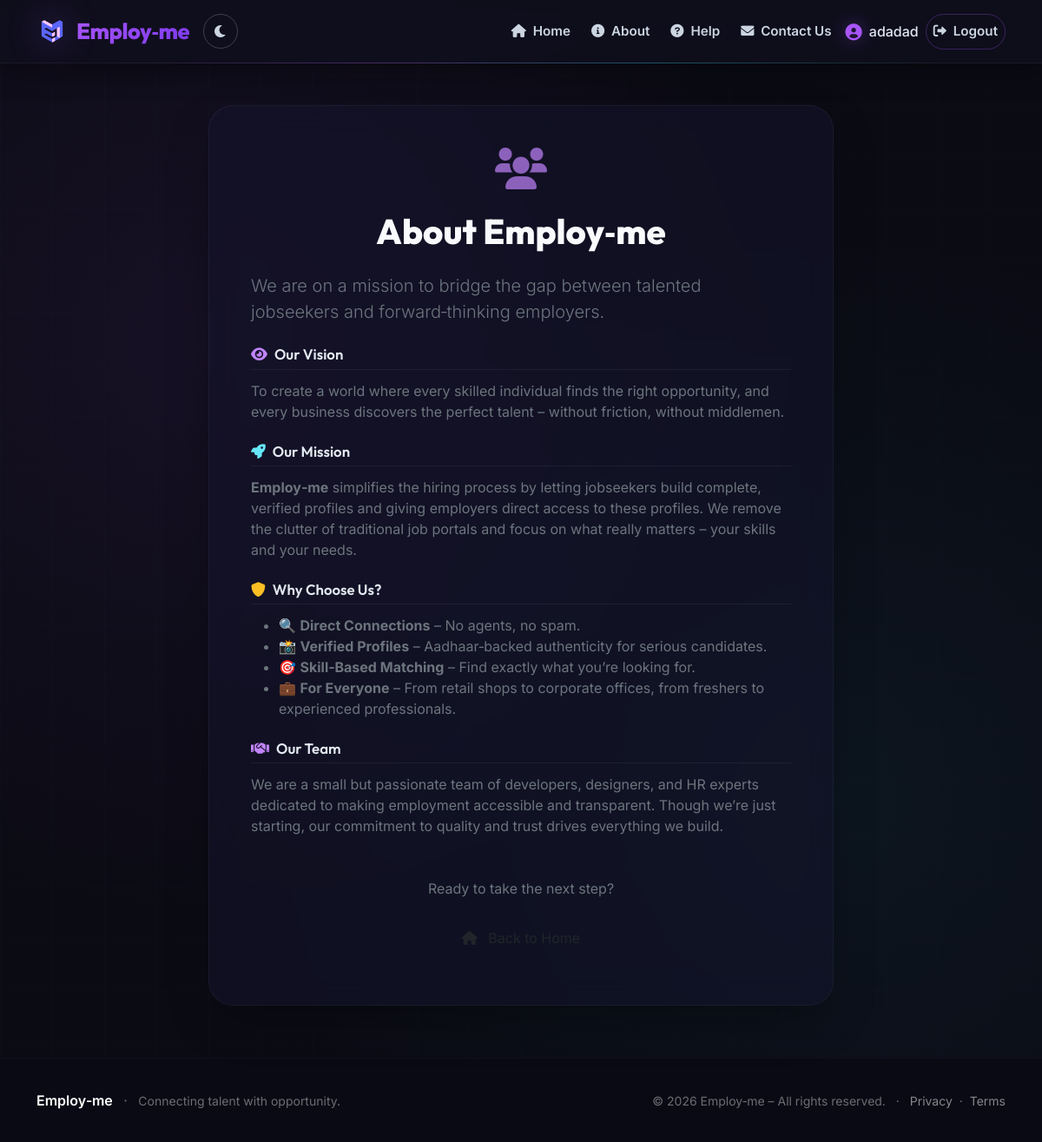
Page /about (signed in) on the earlier database version.
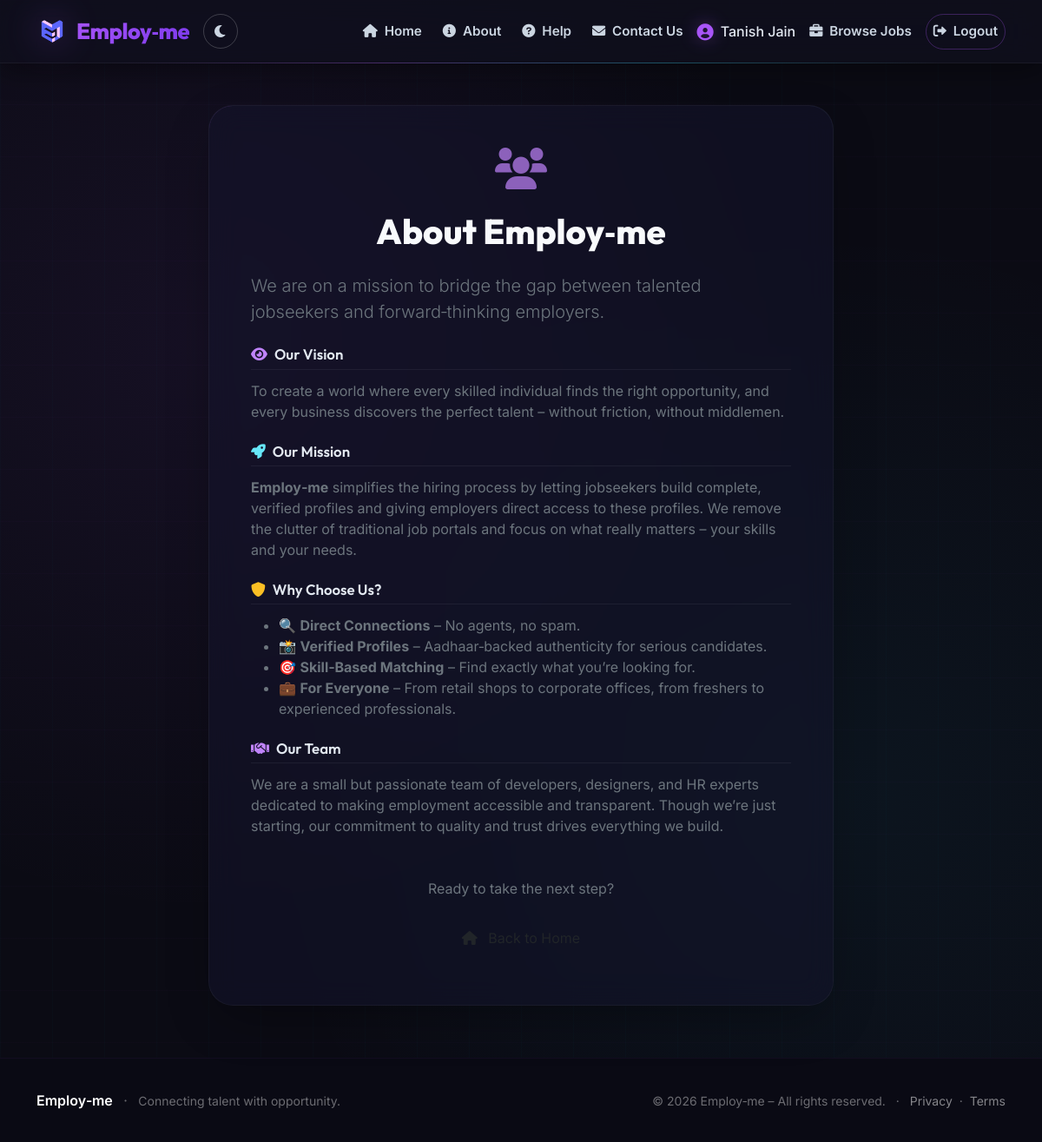
Same page on the later database version.
### models.py (models this page shows)
class User(UserMixin, db.Model):
    id = db.Column(db.Integer, primary_key=True)
    email = db.Column(db.String(120), unique=True, nullable=False)
    password_hash = db.Column(db.String(128), nullable=False)
    role = db.Column(db.String(20), nullable=False)  # 'jobseeker' or 'employer'
    name = db.Column(db.String(100), nullable=False)
    created_at = db.Column(db.DateTime, default=datetime.utcnow)
    profile = db.relationship('JobSeekerProfile', backref='user', uselist=False,
                              cascade='all, delete-orphan')
    employer_profile = db.relationship('EmployerProfile', backref='user', uselist=False,
                                       cascade='all, delete-orphan')

### app.py (the view)
@app.route('/about')
def about():
    return render_template('about.html')

### app.py (called while the page is built)
@login_manager.user_loader
def load_user(user_id):
    return User.query.get(int(user_id))

### templates/about.html (shortened to what this page needs)
{% extends "base.html" %}
{% block content %}
<div class="container my-5">
    <div class="row justify-content-center">
        <div class="col-md-8">
            <div class="card-modern p-5">
                <div class="text-center mb-4">
                    <i class="fas fa-users fa-3x" style="color: var(--primary-light); opacity: 0.7;"></i>
                </div>
                <h1 class="text-center mb-4" style="font-family: var(--font-display); font-weight: 800; color: #F8FAFC;">
                    About <span class="gradient-text">Employ‑me</span>
                </h1>
                <p class="lead text-secondary">
                    We are on a mission to bridge the gap between talented jobseekers and forward‑thinking employers.
                </p>
                <h5 class="section-title mt-4"><i class="fas fa-eye me-2" style="color: var(--primary-light);"></i>Our Vision</h5>
                <p class="text-secondary">
                    To create a world where every skilled individual finds the right opportunity, and every business discovers the perfect talent – without friction, without middlemen.
                </p>
                <h5 class="section-title mt-4"><i class="fas fa-rocket me-2" style="color: var(--employer-light);"></i>Our Mission</h5>
                <p class="text-secondary">
                    <strong>Employ‑me</strong> simplifies the hiring process by letting jobseekers build complete, verified profiles and giving employers direct access to these profiles. We remove the clutter of traditional job portals and focus on what really matters – your skills and your needs.
                </p>
                <h5 class="section-title mt-4"><i class="fas fa-shield-alt me-2" style="color: var(--accent-gold);"></i>Why Choose Us?</h5>
                <ul class="text-secondary">
                    <li>🔍 <strong>Direct Connections</strong> – No agents, no spam.</li>
                    <li>📸 <strong>Verified Profiles</strong> – Aadhaar‑backed authenticity for serious candidates.</li>
                    <li>🎯 <strong>Skill‑Based Matching</strong> – Find exactly what you’re looking for.</li>
                    <li>💼 <strong>For Everyone</strong> – From retail shops to corporate offices, from freshers to experienced professionals.</li>
                </ul>
                <h5 class="section-title mt-4"><i class="fas fa-handshake me-2" style="color: var(--primary-light);"></i>Our Team</h5>
                <p class="text-secondary">
                    We are a small but passionate team of developers, designers, and HR experts dedicated to making employment accessible and transparent. Though we’re just starting, our commitment to quality and trust drives everything we build.
                </p>
                <div class="text-center mt-5">
                    <p class="text-secondary">Ready to take the next step?</p>
                    {% if not current_user.is_authenticated %}
                        <a href="{{ url_for('signup') }}" class="btn btn-primary-gradient px-5 py-3">
                            <i class="fas fa-user-plus me-2"></i> Join Now
                        </a>
                    {% else %}
                        <a href="{{ url_for('index') }}" class="btn btn-outline-soft px-5 py-3">
                            <i class="fas fa-home me-2"></i> Back to Home
                        </a>
                    {% endif %}
                </div>
            </div>
        </div>
    </div>
</div>
{% endblock %}

### templates/base.html (shortened to what this page needs)
<!DOCTYPE html>
<html lang="en">
<head>
    <link href="https://cdn.jsdelivr.net/npm/bootstrap@5.3.0-alpha1/dist/css/bootstrap.min.css" rel="stylesheet" />
    <link rel="stylesheet" href="https://cdnjs.cloudflare.com/ajax/libs/font-awesome/6.0.0/css/all.min.css" />
</head>
<body>
    <nav class="navbar navbar-expand-lg navbar-custom sticky-top">
        <div class="container">
            <a class="navbar-brand" href="{{ url_for('index') }}">
                <img src="{{ url_for('static', filename='images/logo.png') }}" alt="Employ-me logo" />
                <span>Employ‑me</span>
            </a>
            <div class="d-flex align-items-center gap-2">
                <button class="theme-toggle-btn" id="themeToggle" aria-label="Toggle light/dark theme">
                    <i class="fas fa-moon" id="themeIcon"></i>
                </button>
            </div>
            <div class="collapse navbar-collapse" id="navbarNav">
                <ul class="navbar-nav ms-auto align-items-lg-center gap-1 gap-lg-2">
                    <li class="nav-item">
                        <a class="nav-link" href="{{ url_for('index') }}">
                            <i class="fas fa-home me-1"></i> Home
                        </a>
                    </li>
                    <li class="nav-item">
                        <a class="nav-link" href="{{ url_for('about') }}">
                            <i class="fas fa-info-circle me-1"></i> About
                        </a>
                    </li>
                    <li class="nav-item">
                        <a class="nav-link" href="{{ url_for('help') }}">
                            <i class="fas fa-question-circle me-1"></i> Help
                        </a>
                    </li>
                    <li class="nav-item">
                        <a class="nav-link" href="{{ url_for('contact') }}">
                            <i class="fas fa-envelope me-1"></i> Contact Us
                        </a>
                    </li>
                    {% if current_user.is_authenticated %}
                        <li class="nav-item">
                            <span class="navbar-text">
                                <i class="fas fa-user-circle"></i>
                                {{ current_user.name }}
                            </span>
                        </li>
                        {% if current_user.role == 'jobseeker' %}
    <li class="nav-item">
        <a class="nav-link" href="{{ url_for('job_list') }}">
            <i class="fas fa-briefcase me-1"></i> Browse Jobs
        </a>
    </li>
{% endif %}
                        <li class="nav-item">
                            <a class="nav-link btn-outline-custom" href="{{ url_for('logout') }}">
                                <i class="fas fa-sign-out-alt me-1"></i> Logout
                            </a>
                        </li>
                    {% endif %}
                </ul>
            </div>
        </div>
    </nav>
    <main>
        <div class="container my-4">
            {% block content %}{% endblock %}
        </div>
    </main>
    <footer class="footer-custom">
        <div class="container">
            <div class="row align-items-center">
                <div class="col-md-6 text-center text-md-start">
                    <span class="fw-semibold text-white">Employ‑me</span>
                    <span class="mx-2">·</span>
                    <span class="small">Connecting talent with opportunity.</span>
                </div>
                <div class="col-md-6 text-center text-md-end small">
                    &copy; 2026 Employ‑me – All rights reserved.
                    <span class="mx-2">·</span>
                    <a href="#" class="text-white-50" data-bs-toggle="modal" data-bs-target="#footerPrivacyModal">Privacy</a>
                    <span class="mx-1">·</span>
                    <a href="#" class="text-white-50" data-bs-toggle="modal" data-bs-target="#footerTermsModal">Terms</a>
                </div>
            </div>
        </div>
    </footer>
</body>
</html>

Differences in the rows shown:
changed User: name "adadad" → "Tanish Jain"; role "employer" → "jobseeker" (drawn)
Other differences:
text now shown: "Browse Jobs"
